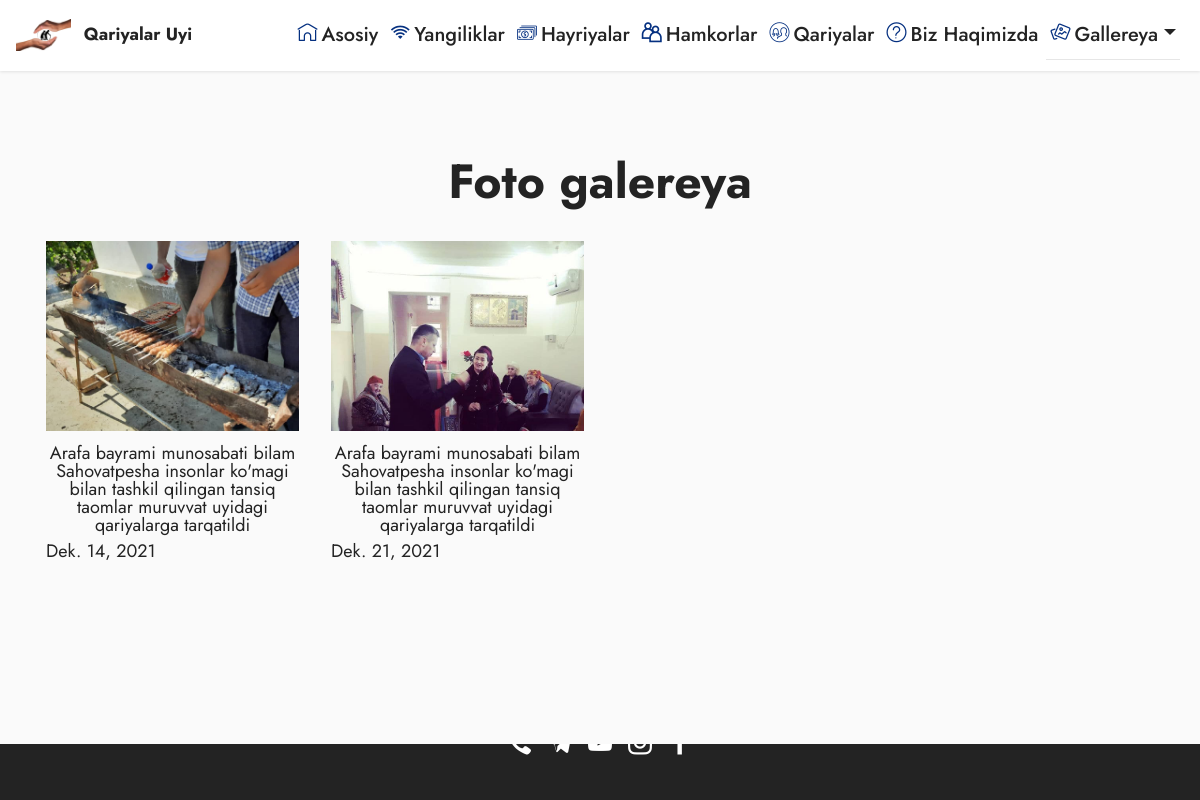
/Photogallery/, run on the app's committed database.
### backend/models.py (models this page shows)
class PhotoGalary(models.Model):
    photo_title = models.CharField(max_length=255)
    photoo = models.ImageField(
        upload_to = "images/",
        default  ="imges/default.jpg"
    )
    photo_date = models.DateField(auto_now=True)
    class Meta():
        verbose_name = 'Rasm'
        verbose_name_plural = verbose_name + 'lar'

### backend/views.py (the view)
# urls.py: path('Photogallery/',views.PhotoGalary,name='photos'),
def PhotoGalary(request):
    photo = models.PhotoGalary.objects.all()
    template_name = "Photogallery.html"
    context = {
        'photo':photo
    }
    return render(request,template_name,context)

### templates/Photogallery.html (shortened to what this page needs)
<!DOCTYPE html>
<html>
<head>
    <link rel="stylesheet" href="style.css">
    <link rel="stylesheet" href="/static/assets/web/assets/mobirise-icons2/mobirise2.css">
    <link rel="stylesheet" href="/static/assets/web/assets/mobirise-icons/mobirise-icons.css">
    <link rel="stylesheet" href="/static/assets/web/assets/mobirise-icons-bold/mobirise-icons-bold.css">
    <link rel="stylesheet" href="/static/assets/tether/tether.min.css">
    <link rel="stylesheet" href="/static/assets/bootstrap/css/bootstrap.min.css">
    <link rel="stylesheet" href="/static/assets/bootstrap/css/bootstrap-grid.min.css">
    <link rel="stylesheet" href="/static/assets/bootstrap/css/bootstrap-reboot.min.css">
    <link rel="stylesheet" href="/static/assets/animatecss/animate.css">
    <link rel="stylesheet" href="/static/assets/dropdown/css/style.css">
    <link rel="stylesheet" href="/static/assets/socicon/css/styles.css">
    <link rel="stylesheet" href="/static/assets/theme/css/style.css">
    <link rel="stylesheet" href="/static/assets/mobirise/css/mbr-additional.css" type="text/css">
</head>
<body>
    <section class="menu menu1 cid-szdHcicvhc" once="menu" id="menu1-0">
        <nav class="navbar navbar-dropdown navbar-fixed-top navbar-expand-lg">
            <div class="container-fluid pl-0 pr-0">
                <div class="navbar-brand pr-2">
                    <span class="navbar-logo">
                        <img src="/static/assets/images/mbr.jpg" alt="" style="height: 2rem;">
                    </span>
                    <span class="navbar-caption-wrap"><a class="navbar-caption text-black display-4"
                            href="#">Qariyalar Uyi</a></span>
                </div>
                <div class="collapse navbar-collapse" id="navbarSupportedContent">
                    <ul class="navbar-nav nav-dropdown nav-right " data-app-modern-menu="false">
                        <li class="nav-item mr-1" ><a style="font-size:20px;" class="text-black dropdown-item text-primary font-14 ml-0 p-1"
                            href="/." aria-expanded="false"><span
                            class="mbrib-home mbr-iconfont mbr-iconfont-btn mr-1"
                            style="color: rgb(5, 48, 128);"></span>Asosiy</a></li>
                        <li class="nav-item mr-1"><a style="font-size:20px;" class="text-black dropdown-item text-primary font-14 p-1"
                            href="/news/" aria-expanded="false"><span
                                class="mobi-mbri mobi-mbri-wifi mbr-iconfont mbr-iconfont-btn mr-1"
                                style="color: rgb(5, 48, 128);"></span>Yangiliklar</a></li>
                        <li class="nav-item mr-1"><a style="font-size:20px;" class="text-black dropdown-item text-primary font-14 p-1"
                            href="/Charities/" aria-expanded="false"><span
                                class="mbri-cash mbr-iconfont mbr-iconfont-btn mr-1"
                                style="color: rgb(5, 48, 128);"></span>Hayriyalar</a></li>
                        <li class="nav-item mr-1"><a style="font-size:20px;"
                            class="text-black dropdown-item text-primary font-14  p-1"
                            href="/Partners/" aria-expanded="false"><span
                                class="mobi-mbri mobi-mbri-users mbr-iconfont mbr-iconfont-btn mr-1"
                                style="color: rgb(5, 48, 128);"></span>Hamkorlar</a></li>
                        <li class="nav-item mr-1"><a style="font-size:20px;"
                            class="text-black dropdown-item text-primary font-14  p-1"
                            href="/Elderly/"
                            aria-expanded="false"><span
                            class="mbri-users mbr-iconfont mbr-iconfont-btn mr-1"
                            style="color: rgb(5, 48, 128);"></span>Qariyalar</a></li>
                        <li class="nav-item mr-1"><a style="font-size:20px;"
                            class="text-black dropdown-item text-primary font-14  p-1"
                            href="/about/"
                            aria-expanded="false"><span
                            class="mbrib-question mbr-iconfont mbr-iconfont-btn mr-1"
                                    style="color: rgb(5, 48, 128);"></span>Biz Haqimizda</a></li>
                        <li class="nav-item dropdown mr-1"><a style="font-size:20px;" class="text-black dropdown-item text-primary  font-14  p-1 "
                            href="#" aria-expanded="true" data-toggle="dropdown-submenu"><span
                                class="mbrib-image-gallery mbr-iconfont mbr-iconfont-btn mr-1"
                                style="color: rgb(5, 48, 128);"></span>Gallereya <span class="dropdown-toggle"></span></a>
                        </li>
                    </ul>
                </div>
            </div>
        </nav>
    </section>
    <section class="gallery5 mbr-gallery cid-szerY0EwjS" id="gallery5-1d">
        <div class="container">
            <div class="mbr-section-head">
                <h3 class="mbr-section-title mbr-fonts-style align-center m-0 display-2"><strong>Foto galereya</strong></h3>
            </div>
            <div class="row mbr-gallery mt-4">
                {% for pho in photo %}
                <div class="col-12 col-md-6 col-lg-3 item gallery-image">
                    <div class="item-wrapper" data-toggle="modal" data-target="#szAs7j5BDe-modal" style="position: inline;">
                        <img class="w-100"  src="{{ pho.photoo.url }}" alt="">
                    </div>
                    <div>
                        <h5 style="padding-top: 13px;font-size:18px;text-align:center;"  >{{pho.photo_title}}</h5>
                        <h5 style="font-size: 18px;text-align:none;">{{pho.photo_date}} </h5>
                    </div>
                </div>
                {% endfor %}
                <div class="col-12 p-4  text-center display-7 font-weight-bold"></div>
                </div>
        </div>
    </section>
    <section class="footer3 cid-sze2pKECJ2 mbr-reveal" once="footers" id="footer3-q">
        <div class="container">
            <div class="media-container-row align-center mbr-white">
                <div class="row row-links">
                    <ul class="foot-menu">
                        <li class="foot-menu-item mbr-fonts-style display-7">Telefon:  <a href="tel:+998975260410" target="_blank">975260410</a></li>
                        <li class="foot-menu-item mbr-fonts-style display-7">Telegram: <a href="https://t.me/taxirovs" target="_blank">@taxirovs</a></li>
                        <li class="foot-menu-item mbr-fonts-style display-7">YouTube: <A href="https://www.youtube.com/channel/UCcydwBInhVoG69_kxQdYpKA">Muruvvat uyi Urganch</A></li>
                        <li class="foot-menu-item mbr-fonts-style display-7" >Instagram: <a href="https://www.instagram.com/muruvat_uyi_urganch/" target="blank">Muruvvatuyi Urganch</a></li>
                        <li class="foot-menu-item mbr-fonts-style display-7">Facebook: <a href="https://www.facebook.com/muruvvatuyi.urganch">Muruvvat uyi Urganch</a></li>
                    </ul>
                </div>
                <div class="row social-row">
                    <div class="social-list align-right pb-2">
                        <div class="soc-item">
                            <a href="tel:+998975260410" target="_blank">
                            </a>
                        </div>
                        <div class="soc-item">
                            <a href="https://t.me/taxirovs" target="_blank">
                            </a>
                        </div>
                        <div class="soc-item">
                            <a href="https://www.youtube.com/channel/UCcydwBInhVoG69_kxQdYpKA" target="_blank">
                            </a>
                        </div>
                        <div class="soc-item">
                            <a href="https://www.instagram.com/muruvat_uyi_urganch/" target="_blank">
                            </a>
                        </div>
                        <div class="soc-item">
                            <a href="https://www.facebook.com/muruvvatuyi.urganch" target="_blank">
                            </a>
                        </div>
                    </div>
                </div>
            </div>
        </div>
    </section>
</body>
</html>

### static/assets/dropdown/css/style.css (style rules this page uses)
.navbar-dropdown { left: 0; padding: 0; position: absolute; right: 0; top: 0; transition: all 0.45s ease; z-index: 1030; background: #282828; }
.navbar-dropdown .navbar-logo { margin-right: 0.8rem; transition: margin 0.3s ease-in-out; vertical-align: middle; }
.navbar-dropdown .navbar-logo img { height: 3.125rem; transition: all 0.3s ease-in-out; }
.navbar-dropdown .navbar-caption { font-weight: 700; white-space: normal; vertical-align: -4px; line-height: 3.125rem !important; }
.navbar-dropdown .navbar-caption, .navbar-dropdown .navbar-caption:hover { color: inherit; text-decoration: none; }
.navbar-dropdown.navbar-fixed-top { position: fixed; }
.navbar-dropdown .navbar-brand span { vertical-align: -4px; }
.nav-dropdown { font-size: 0.75rem; font-weight: 500; height: auto !important; }
.nav-dropdown .link::after, .nav-dropdown .dropdown-item::after { color: inherit; }
.nav-dropdown .dropdown-item { font-weight: 500; line-height: 2; padding: 0.3846em 4.615em 0.3846em 1.5385em; position: relative; transition: color .2s ease-in-out, background-color .2s ease-in-out; }
.nav-dropdown .dropdown-item::after { margin-top: -0.3077em; position: absolute; right: 1.1538em; top: 50%; }

### static/assets/theme/css/style.css (style rules this page uses)
section { background-color: #ffffff; }
body { font-style: normal; line-height: 1.5; font-weight: 400; color: #232323; position: relative; }
section, .container, .container-fluid { position: relative; word-wrap: break-word; }
a { font-style: normal; font-weight: 400; cursor: pointer; }
a, a:hover { text-decoration: none; }
.mbr-section-title { font-style: normal; line-height: 1.3; }
h1, h2, h3, h4, h5, h6, .display-1, .display-2, .display-4, .display-5, .display-7, span, p, a { line-height: 1; word-break: break-word; word-wrap: break-word; font-weight: 400; }
b, strong { font-weight: bold; }
section { background-position: 50% 50%; background-repeat: no-repeat; background-size: cover; }
.mbr-white { color: #ffffff; }
.align-center { text-align: center; }
.align-right { text-align: right; }
.media-container-row { display: flex; flex-direction: row; flex-wrap: wrap; justify-content: center; align-content: center; align-items: start; }
@media (min-width: 992px) { .media-container-row { flex-wrap: nowrap; } }
img, iframe { display: block; width: 100%; }
.menu .navbar-brand { display: -webkit-flex; }
.menu .navbar-brand span { display: flex; display: -webkit-flex; }
.menu .navbar-brand .navbar-caption-wrap { display: -webkit-flex; }
.menu .navbar-brand .navbar-logo img { display: -webkit-flex; width: auto; }
@media (min-width: 992px) { .menu .navbar-nav.nav-dropdown { display: -webkit-flex; } }
.navbar { display: -webkit-flex; -webkit-flex-wrap: wrap; -webkit-align-items: center; -webkit-justify-content: space-between; }
.navbar-collapse { -webkit-flex-basis: 100%; -webkit-flex-grow: 1; -webkit-align-items: center; }
.row { display: -webkit-flex; -webkit-flex-wrap: wrap; }
html, body { height: auto; min-height: 100vh; }
ul, ol, pre, blockquote { margin-bottom: 2.3125rem; }
.mt-4 { margin-top: 2rem !important; }
@media (min-width: 992px) { .container { padding-left: 16px; padding-right: 16px; } }
@media (min-width: 992px) { .row { margin-left: -16px; margin-right: -16px; } }
@media (min-width: 992px) { .row > [class*=col] { padding-left: 16px; padding-right: 16px; } }
@media (min-width: 768px) { .container-fluid { padding-left: 32px; padding-right: 32px; } }
.card-wrapper, .item-wrapper { overflow: hidden; }

### templates/Photogallery.html (style rules this page uses)
.item-wrapper { height:190px }

### data on the page
PhotoGalary: photoo (picture), photo_title "Arafa bayrami munosabati bilam Sahovatpesha insonlar ko'magi bilan tashkil qilingan tansiq taomlar muruvvat uyidagi qariyalarga tarqatildi", photo_date "Dek. 14, 2021"
PhotoGalary: photoo (picture), photo_title "Arafa bayrami munosabati bilam Sahovatpesha insonlar ko'magi bilan tashkil qilingan tansiq taomlar muruvvat uyidagi qariyalarga tarqatildi", photo_date "Dek. 21, 2021"
